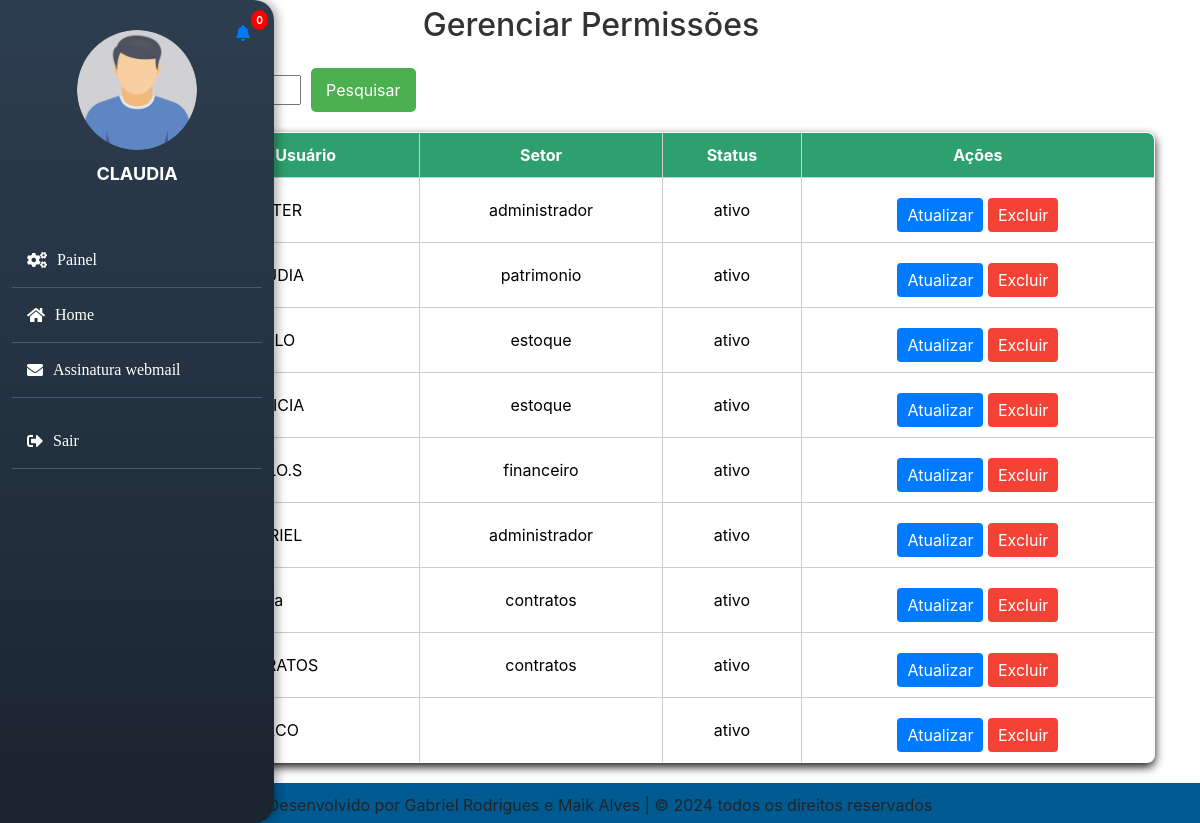
Page /gerenciarpermissao.php (signed in) on the earlier database version.
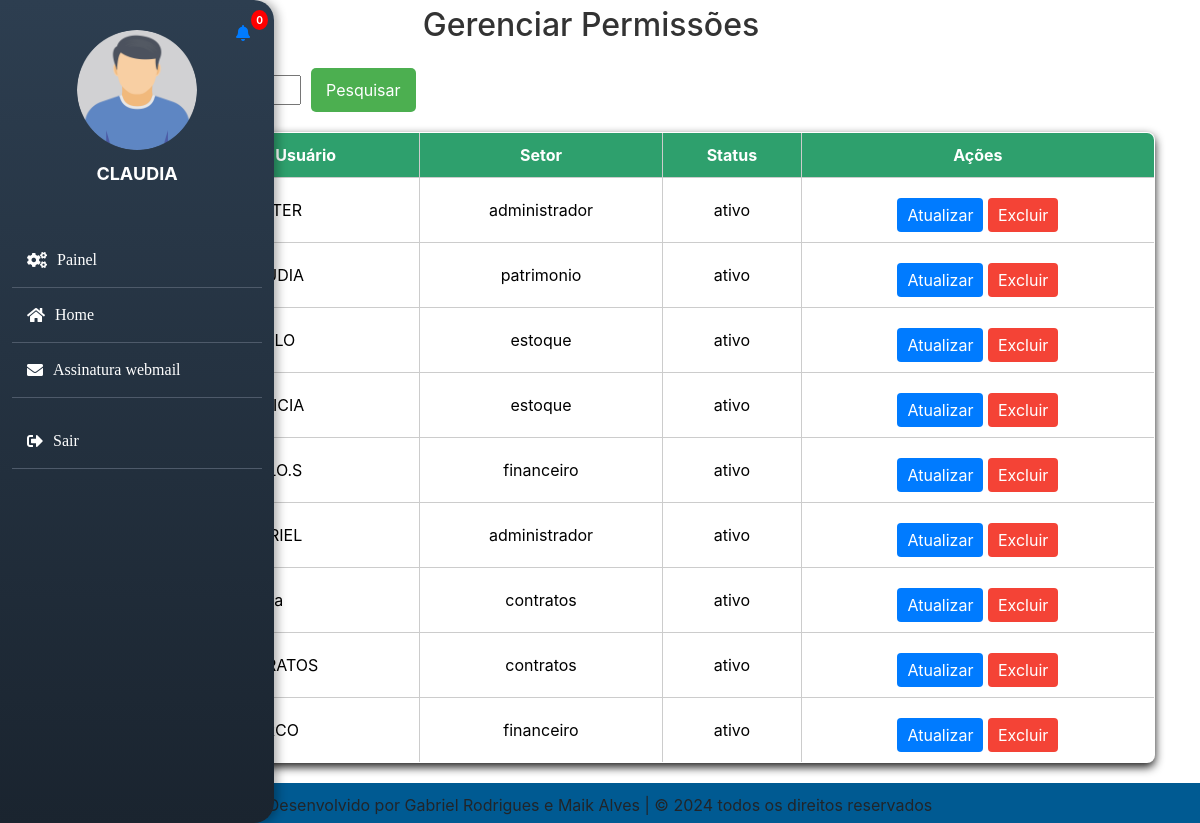
Same page on the later database version.
### tables this page shows
CREATE TABLE `usuario` (
  `id` int(11) NOT NULL,
  `username` varchar(50) NOT NULL,
  `senha` varchar(255) NOT NULL,
  `matricula` varchar(20) NOT NULL,
  `email` varchar(100) NOT NULL,
  `setor` enum('administrador','estoque','patrimonio','financeiro','contratos') NOT NULL,
  `cargo` varchar(50) NOT NULL,
  `situacao` enum('ativo','inativo') DEFAULT 'ativo',
  `foto` varchar(255) DEFAULT 'default.png',
  `primeira_vez` tinyint(1) DEFAULT 1,
  `tempo_registro` datetime DEFAULT NULL
);

### gerenciarpermissao.php (the view, shortened to what this page needs)
<?php
include 'banco.php';
include 'header.php';
$query = "SELECT id, username, setor, situacao FROM usuario";
$usuarios = $con->query($query);
?>
<!DOCTYPE html>
<html lang="pt-br">
<head>
    <link rel="stylesheet" href="src/style/style.css">
</head>
<body>
    <h2>Gerenciar Permissões</h2>
<div class="container">
        <form class="container1" method="GET" action="gerenciarpermissao.php">
            <button class="btn1" type="submit">Pesquisar</button>
        </form>
        <table>
            <thead>
                <tr>
                    <th>ID</th>
                    <th>Nome de Usuário</th>
                    <th>Setor</th>
                    <th>Status</th>
                    <th>Ações</th>
                </tr>
            </thead>
            <tbody>
                <?php if ($usuarios && $usuarios->num_rows > 0): ?>
                    <?php while ($usuario = $usuarios->fetch_assoc()): ?>
                        <tr>
                            <td><?php echo htmlspecialchars($usuario['id']); ?></td>
                            <td><?php echo htmlspecialchars($usuario['username']); ?></td>
                            <td><?php echo htmlspecialchars($usuario['setor']); ?></td>
                            <td><?php echo htmlspecialchars($usuario['situacao']); ?></td>
                            <td>
                                <button class="btn btn-update" onclick="openModal(
                                    <?php echo $usuario['id']; ?>,
                                    '<?php echo htmlspecialchars($usuario['username']); ?>',
                                    '<?php echo htmlspecialchars($usuario['setor']); ?>',
                                    '<?php echo htmlspecialchars($usuario['situacao']); ?>'
                                )">
                                    Atualizar
                                </button>
                                <button class="btn btn-delete" onclick="openDeleteModal(<?php echo $usuario['id']; ?>)">Excluir</button>
                            </td>
                        </tr>
                    <?php endwhile; ?>
                <?php else: ?>
                    <tr>
                        <td colspan="5">Nenhum usuário encontrado.</td>
                    </tr>
                <?php endif; ?>
            </tbody>
        </table>
</div>
</body>
</html>
<?php include 'footer.php'; ?>

### header.php (shortened to what this page needs)
<?php
require_once 'bancoo.php';
try {
    $username = $_SESSION['username'];
    $setor = $_SESSION['setor'];
    $fotoBasePath = 'uploads/';
    $query = $pdo->prepare("SELECT foto FROM usuario WHERE username = :username");
    $query->bindParam(':username', $username, PDO::PARAM_STR);
    $query->execute();
    $result = $query->fetch(PDO::FETCH_ASSOC);
    $foto = (!empty($result['foto']) && file_exists($fotoBasePath . $result['foto']))
        ? $fotoBasePath . $result['foto']
        : $fotoBasePath . 'man.png';
    $menuItens = [];
    switch ($setor) {
        case 'patrimonio':
            $menuItens = [
                ['link' => 'painelpatrimonio.php', 'nome' => 'Painel', 'icon' => 'cogs'],
                ['link' => 'homepatrimonio.php', 'nome' => 'Home', 'icon' => 'home'],
                ['link' => 'rh.php', 'nome' => 'Assinatura webmail', 'icon' => 'envelope'],
            ];
            break;
    }
} catch (PDOException $e) {
    die("Erro ao acessar as informações do usuário: " . $e->getMessage());
}
?>
<?php
    $setor = $_SESSION['setor'];
    $host = 'localhost';
    $dbname = 'gm_sicbd';
    $user = 'root';
    $password = '';
    try {
        $pdo = new PDO("mysql:host=$host;dbname=$dbname", $user, $password);
        $pdo->setAttribute(PDO::ATTR_ERRMODE, PDO::ERRMODE_EXCEPTION);
        if ($setor == 'administrador' || $setor == 'estoque') {
            $query = "SELECT id, mensagem FROM notificacoes WHERE situacao = 'nao lida' ORDER BY data_criacao DESC";
            $stmt = $pdo->query($query);
            $notifications = $stmt->fetchAll(PDO::FETCH_ASSOC);
            $unreadCount = count($notifications);
        } else {
            $unreadCount = 0;
        }
    } catch (PDOException $e) {
        echo "Erro ao conectar ao banco de dados: " . $e->getMessage();
    }
?>
<!DOCTYPE html>
<html lang="pt-br">
<head>
    <link rel="stylesheet" href="src/style/lateral-menu.css">
    <link rel="stylesheet" href="https://stackpath.bootstrapcdn.com/bootstrap/4.5.2/css/bootstrap.min.css">
    <link rel="stylesheet" href="https://cdnjs.cloudflare.com/ajax/libs/font-awesome/5.15.3/css/all.min.css">
</head>
<body>
    <div class="wrapper">
        <nav id="sidebar" class="active">
            <li class="nav-item">
    <a class="nav-link" href="#" id="notificacaoLink" data-toggle="dropdown" aria-haspopup="true" aria-expanded="false">
        <i class="fa fa-bell"></i>
        <span class="badge badge-danger" id="notificationCount"><?= $unreadCount ?></span>
    </a>
</li>
            <div class="profile-section">
                <a href="#" data-toggle="modal" data-target="#perfilModal">
                    <img src="<?= htmlspecialchars(!empty($foto) ? $foto : '/default.png') ?>" alt="Perfil" class="rounded-circle">
                    <p><?= htmlspecialchars($username) ?></p>
                </a>
            </div>
            <ul class="list-unstyled components">
                <?php foreach ($menuItens as $item): ?>
                    <li>
                        <a href="<?= htmlspecialchars($item['link']) ?>">
                            <i class="fa fa-<?= htmlspecialchars($item['icon']) ?>"></i>
                            <span class="menu-text"><?= htmlspecialchars($item['nome']) ?></span>
                        </a>
                    </li>
                <?php endforeach; ?>
            </ul>
            <ul class="list-unstyled components">
                <li class="exit-btn">
                    <a href="sair.php" class="exit-btn-link">
                        <i class="fa fa-sign-out-alt exit-icon"></i>
                        <span>Sair</span>
                    </a>
                </li>
            </ul>
        </nav>
    </div>
<!-- <?php
include 'footer.php';
?> -->
</body>
</html>

### footer.php (shortened to what this page needs)
<!DOCTYPE html>
<html lang="en">
<head>
</head>
<body>
</body>
</html>
<footer>
    <p> Desenvolvido por Gabriel Rodrigues e Maik Alves   | &copy; 2024 todos os direitos reservados</p>
  </footer>

### src/style/lateral-menu.css (style rules this page uses)
#sidebar { background: linear-gradient(180deg, #2d3e50, #1a242f); color: white; padding: 30px 12px; position: fixed; height: 100%; top: 0; left: 0; box-shadow: 4px 0 10px rgba(0, 0, 0, 0.3); display: flex; flex-direction: column; align-items: center; z-index: 1000; border-radius: 0px 20px 20px 0px; transition: width 0.5s ease, transform 0.3s ease-in-out; }
.nav-item { position: absolute; left: 220px; top: 13px; }
#sidebar .badge { position: absolute; top: -3px; right: -2px; background-color: #ff0000; color: white; padding: 5px; border-radius: 50%; font-size: 10px; z-index: 1060; }
#sidebar .profile-section, #sidebar .menu-item { width: 100%; text-align: center; overflow: hidden; white-space: normal; text-overflow: ellipsis; }
#sidebar .profile-section { margin-bottom: 30px; }
#sidebar .profile-section img { width: 120px; height: 120px; border-radius: 50%; margin-bottom: 10px; object-fit: cover; }
#sidebar .profile-section p { font-size: 18px; font-weight: bold; color: white; }
#sidebar .profile-section a { text-decoration: none; }
.list-unstyled { width: 250px; padding-left: 0; list-style: none; font-family: cursive; }
#sidebar .components li { padding: 10px; border-bottom: 1px solid #4e5a6a; transition: background-color 0.3s ease, padding-left 0.3s ease; }
#sidebar .components li a { color: white; text-decoration: none; display: flex; align-items: center; padding: 5px 5px; position: relative; border-radius: 5px; transition: padding-left 0.3s ease, background-color 0.3s ease; }
#sidebar .components li a i { margin-right: 10px; transition: transform 0.3s ease, color 0.3s ease; }
#sidebar .components li a span { transition: opacity 0.3s ease-in-out; }
.nav-item::marker { content: none; }

### src/style/style.css (style rules this page uses)
* { box-sizing: border-box; }
h2 { color: #333; padding: 6px; text-align: center; margin-right: 18px; }
button { display: flex; margin-top: 10px; padding: 10px 15px; background-color: #4caf50; color: white; border: none; border-radius: 5px; cursor: pointer; }
table { width: 100%; border-collapse: collapse; margin: 20px auto; box-shadow: 0 4px 10px rgba(0.9, 0.5, 0.5, 0.9); border-radius: 8px; overflow: hidden; }
table, th, td { border: 1px solid #ddd; color: #000; }
th, td { padding: 10px; text-align: left; max-width: 200px; overflow-wrap: break-word; }
table th { background-color: #2ea06d; color: white; }

### gerenciarpermissao.php (style rules this page uses)
.container { display: table; }
.container, .container-fluid, .container-lg, .container-md, .container-sm, .container-xl { width: 100%; }
table { width: 100%; border-collapse: collapse; margin-top: 20px; }
th, td { border: 1px solid #ccc; padding: 10px; text-align: center; }
th { background-color: #f4f4f4; }
.btn { padding: 5px 10px; cursor: pointer; border: none; border-radius: 4px; }
.btn-update { background-color: #007bff; color: white; }
.btn-delete { background-color: #f44336; color: white; }
.container1 { display: flex; align-items: baseline; gap: 10px; }
.btn1 { cursor: pointer; }

### footer.php (style rules this page uses)
footer { background-color: #005a92; color: var(--cor-secundaria); text-align: center; padding: 10px; width: 100%; position: relative; bottom: 0; height: 40px; }

Differences in the rows shown:
changed usuario "MARCO": setor (not shown) → "financeiro"
